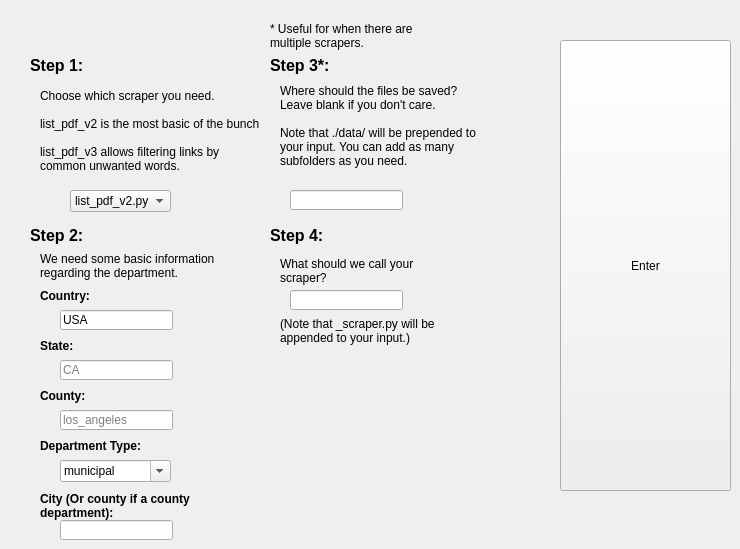
    <widget class="QWidget" name="ChooseScraper">
     <attribute name="title">
      <string>Choose Scraper</string>
     </attribute>
     <widget class="QLabel" name="step1_scraper_text">
      <property name="geometry">
       <rect>
        <x>40</x>
        <y>80</y>
        <width>221</width>
        <height>101</height>
       </rect>
      </property>
      <property name="font">
       <font>
        <pointsize>9</pointsize>
       </font>
      </property>
      <property name="text">
       <string>Choose which scraper you need.

list_pdf_v2 is the most basic of the bunch

list_pdf_v3 allows filtering links by common unwanted words.</string>
      </property>
      <property name="wordWrap">
       <bool>true</bool>
      </property>
     </widget>
     <widget class="QLabel" name="step2_header_5">
      <property name="geometry">
       <rect>
        <x>30</x>
        <y>220</y>
        <width>158</width>
        <height>31</height>
       </rect>
      </property>
      <property name="font">
       <font>
        <pointsize>12</pointsize>
        <weight>75</weight>
        <bold>true</bold>
       </font>
      </property>
      <property name="text">
       <string>Step 2:</string>
      </property>
      <property name="wordWrap">
       <bool>true</bool>
      </property>
     </widget>
     <widget class="QLabel" name="step4_header_2">
      <property name="geometry">
       <rect>
        <x>270</x>
        <y>220</y>
        <width>158</width>
        <height>31</height>
       </rect>
      </property>
      <property name="font">
       <font>
        <pointsize>12</pointsize>
        <weight>75</weight>
        <bold>true</bold>
       </font>
      </property>
      <property name="text">
       <string>Step 4:</string>
      </property>
      <property name="wordWrap">
       <bool>true</bool>
      </property>
     </widget>
     <widget class="QLabel" name="step3_header_5">
      <property name="geometry">
       <rect>
        <x>270</x>
        <y>50</y>
        <width>158</width>
        <height>31</height>
       </rect>
      </property>
      <property name="font">
       <font>
        <pointsize>12</pointsize>
        <weight>75</weight>
        <bold>true</bold>
       </font>
      </property>
      <property name="text">
       <string>Step 3*:</string>
      </property>
      <property name="wordWrap">
       <bool>true</bool>
      </property>
     </widget>
     <widget class="QLabel" name="step1_header_5">
      <property name="geometry">
       <rect>
        <x>30</x>
        <y>50</y>
        <width>158</width>
        <height>31</height>
       </rect>
      </property>
      <property name="font">
       <font>
        <pointsize>12</pointsize>
        <weight>75</weight>
        <bold>true</bold>
       </font>
      </property>
      <property name="text">
       <string>Step 1:</string>
      </property>
      <property name="wordWrap">
       <bool>true</bool>
      </property>
     </widget>
     <widget class="QLabel" name="label_31">
      <property name="geometry">
       <rect>
        <x>280</x>
        <y>240</y>
        <width>181</width>
        <height>61</height>
       </rect>
      </property>
      <property name="font">
       <font>
        <pointsize>9</pointsize>
       </font>
      </property>
      <property name="text">
       <string>What should we call your scraper?</string>
      </property>
      <property name="wordWrap">
       <bool>true</bool>
      </property>
     </widget>
     <widget class="QComboBox" name="scraper_input">
      <property name="geometry">
       <rect>
        <x>70</x>
        <y>190</y>
        <width>101</width>
        <height>22</height>
       </rect>
      </property>
      <item>
       <property name="text">
        <string>list_pdf_v2.py</string>
       </property>
      </item>
      <item>
       <property name="text">
        <string>list_pdf_v3.py</string>
       </property>
      </item>
     </widget>
     <widget class="QLabel" name="step2_scraper_text">
      <property name="geometry">
       <rect>
        <x>40</x>
        <y>250</y>
        <width>211</width>
        <height>31</height>
       </rect>
      </property>
      <property name="font">
       <font>
        <pointsize>9</pointsize>
       </font>
      </property>
      <property name="text">
       <string>We need some basic information regarding the department.</string>
      </property>
      <property name="wordWrap">
       <bool>true</bool>
      </property>
     </widget>
     <widget class="QLabel" name="step2_scraper_text_2">
      <property name="geometry">
       <rect>
        <x>40</x>
        <y>280</y>
        <width>161</width>
        <height>31</height>
       </rect>
      </property>
      <property name="font">
       <font>
        <pointsize>9</pointsize>
        <weight>75</weight>
        <bold>true</bold>
       </font>
      </property>
      <property name="text">
       <string>Country:</string>
      </property>
      <property name="wordWrap">
       <bool>true</bool>
      </property>
     </widget>
     <widget class="QLabel" name="step2state">
      <property name="geometry">
       <rect>
        <x>40</x>
        <y>330</y>
        <width>161</width>
        <height>31</height>
       </rect>
      </property>
      <property name="font">
       <font>
        <pointsize>9</pointsize>
        <weight>75</weight>
        <bold>true</bold>
       </font>
      </property>
      <property name="text">
       <string>State:</string>
      </property>
      <property name="wordWrap">
       <bool>true</bool>
      </property>
     </widget>
     <widget class="QLineEdit" name="country_input">
      <property name="geometry">
       <rect>
        <x>60</x>
        <y>310</y>
        <width>113</width>
        <height>20</height>
       </rect>
      </property>
      <property name="text">
       <string>USA</string>
      </property>
      <property name="placeholderText">
       <string/>
      </property>
     </widget>
     <widget class="QLineEdit" name="state_input">
      <property name="geometry">
       <rect>
        <x>60</x>
        <y>360</y>
        <width>113</width>
        <height>20</height>
       </rect>
      </property>
      <property name="placeholderText">
       <string>CA</string>
      </property>
     </widget>
     <widget class="QLabel" name="label_36">
      <property name="geometry">
       <rect>
        <x>40</x>
        <y>380</y>
        <width>161</width>
        <height>31</height>
       </rect>
      </property>
      <property name="font">
       <font>
        <pointsize>9</pointsize>
        <weight>75</weight>
        <bold>true</bold>
       </font>
      </property>
      <property name="text">
       <string>County:</string>
      </property>
      <property name="wordWrap">
       <bool>true</bool>
      </property>
     </widget>
     <widget class="QLineEdit" name="county_input">
      <property name="geometry">
       <rect>
        <x>60</x>
        <y>410</y>
        <width>113</width>
        <height>20</height>
       </rect>
      </property>
      <property name="placeholderText">
       <string>los_angeles</string>
      </property>
     </widget>
     <widget class="QLabel" name="label_37">
      <property name="geometry">
       <rect>
        <x>40</x>
        <y>430</y>
        <width>161</width>
        <height>31</height>
       </rect>
      </property>
      <property name="font">
       <font>
        <pointsize>9</pointsize>
        <weight>75</weight>
        <bold>true</bold>
       </font>
      </property>
      <property name="text">
       <string>Department Type:</string>
      </property>
      <property name="wordWrap">
       <bool>true</bool>
      </property>
     </widget>
     <widget class="QComboBox" name="department_type_input">
      <property name="geometry">
       <rect>
        <x>60</x>
        <y>460</y>
        <width>111</width>
        <height>22</height>
       </rect>
      </property>
      <property name="editable">
       <bool>true</bool>
      </property>
      <item>
       <property name="text">
        <string>municipal</string>
       </property>
      </item>
      <item>
       <property name="text">
        <string>county</string>
       </property>
      </item>
      <item>
       <property name="text">
        <string>college</string>
       </property>
      </item>
     </widget>
     <widget class="QLabel" name="step2city">
      <property name="geometry">
       <rect>
        <x>40</x>
        <y>490</y>
        <width>161</width>
        <height>31</height>
       </rect>
      </property>
      <property name="font">
       <font>
        <pointsize>9</pointsize>
        <weight>75</weight>
        <bold>true</bold>
       </font>
      </property>
      <property name="text">
       <string>City (Or county if a county department):</string>
      </property>
      <property name="wordWrap">
       <bool>true</bool>
      </property>
     </widget>
     <widget class="QLineEdit" name="city_input">
      <property name="geometry">
       <rect>
        <x>60</x>
        <y>520</y>
        <width>113</width>
        <height>20</height>
       </rect>
      </property>
     </widget>
     <widget class="QLabel" name="step3text">
      <property name="geometry">
       <rect>
        <x>280</x>
        <y>70</y>
        <width>201</width>
        <height>111</height>
       </rect>
      </property>
      <property name="font">
       <font>
        <pointsize>9</pointsize>
       </font>
      </property>
      <property name="text">
       <string>Where should the files be saved? Leave blank if you don't care.

Note that ./data/ will be prepended to your input. You can add as many subfolders as you need.</string>
      </property>
      <property name="wordWrap">
       <bool>true</bool>
      </property>
     </widget>
     <widget class="QLineEdit" name="save_dir_input">
      <property name="geometry">
       <rect>
        <x>290</x>
        <y>190</y>
        <width>113</width>
        <height>20</height>
       </rect>
      </property>
     </widget>
     <widget class="QLabel" name="step3note">
      <property name="geometry">
       <rect>
        <x>270</x>
        <y>20</y>
        <width>161</width>
        <height>31</height>
       </rect>
      </property>
      <property name="font">
       <font>
        <pointsize>9</pointsize>
       </font>
      </property>
      <property name="text">
       <string>* Useful for when there are multiple scrapers.</string>
      </property>
      <property name="wordWrap">
       <bool>true</bool>
      </property>
     </widget>
     <widget class="QPushButton" name="choose_scraper_button">
      <property name="geometry">
       <rect>
        <x>560</x>
        <y>40</y>
        <width>171</width>
        <height>451</height>
       </rect>
      </property>
      <property name="text">
       <string>Enter</string>
      </property>
     </widget>
     <widget class="QLineEdit" name="scraper_name_input">
      <property name="geometry">
       <rect>
        <x>290</x>
        <y>290</y>
        <width>113</width>
        <height>20</height>
       </rect>
      </property>
     </widget>
     <widget class="QLabel" name="label_34">
      <property name="geometry">
       <rect>
        <x>280</x>
        <y>300</y>
        <width>181</width>
        <height>61</height>
       </rect>
      </property>
      <property name="font">
       <font>
        <pointsize>9</pointsize>
       </font>
      </property>
      <property name="text">
       <string>(Note that _scraper.py will be appended to your input.)</string>
      </property>
      <property name="wordWrap">
       <bool>true</bool>
      </property>
     </widget>
    </widget>
